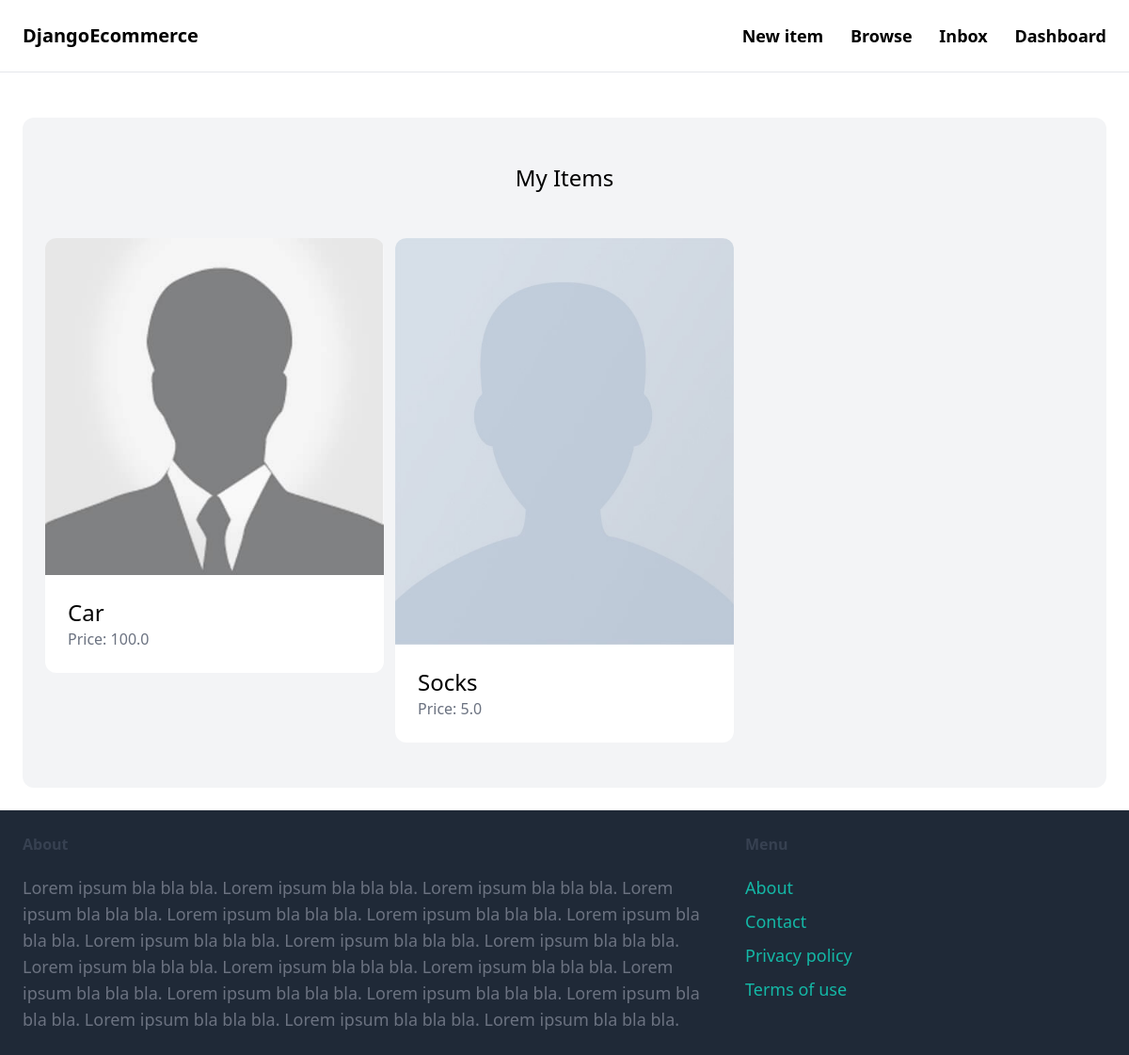
Page /dashboard/ (signed in) on the earlier database version.
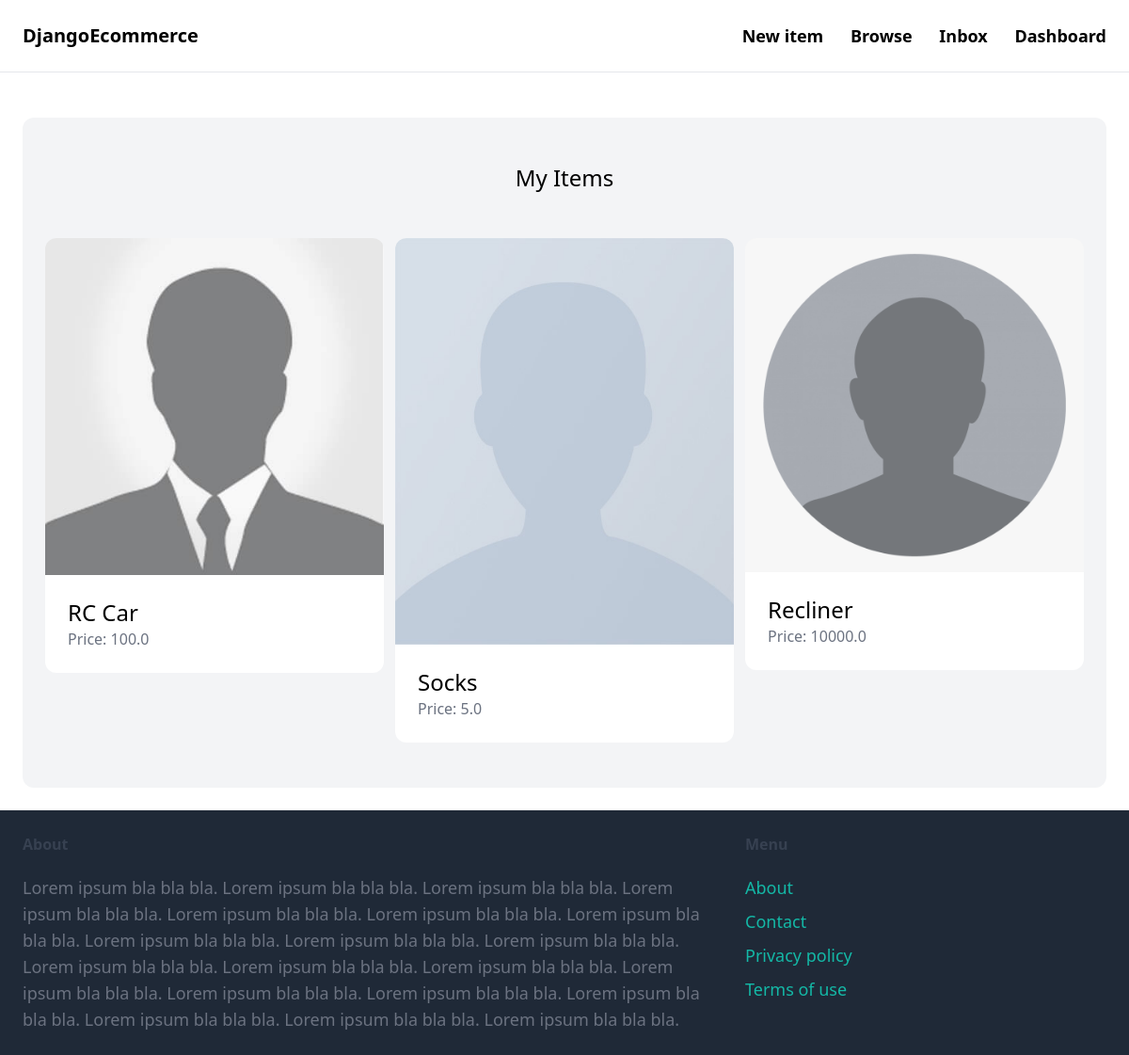
Same page on the later database version.
### item/models.py (models this page shows, shortened)
class Item(models.Model):
    category = models.ForeignKey(Category, related_name='items', on_delete=models.CASCADE)
    name = models.CharField(max_length=255)
    description = models.TextField(blank=True, null=True)
    price = models.FloatField()
    image = models.ImageField(upload_to='item_images', blank=True, null= True)
    is_sold = models.BooleanField(default= False)
    created_by = models.ForeignKey(User, related_name='items', on_delete=models.CASCADE)
    created_at = models.DateTimeField(auto_now_add=True)

### dashboard/views.py (the view)
# urls.py: path('', views.index, name="index"),
@login_required
def index(request):
    items = Item.objects.filter(created_by=request.user)
    return render(request, 'dashboard/index.html', {
        'items': items,
    })

### dashboard/templates/dashboard/index.html (shortened to what this page needs)
{% extends 'core/base.html' %}
{%block content%}
<div class="mt-6 px-6 py-12 bg-gray-100 rounded-xl">
    <h2 class="mb-12 text-2xl text-center">
        My Items
    </h2>
    <div class="grid grid-cols-3 gap-3">
        {% for item in items  %}
            <div>
                <a href="{% url 'item:detail' item.id %}">
                    <div>
                        <img src="{{ item.image.url }}" class="rounded-t-xl">
                    </div>
                    <div class="p-6 bg-white rounded-b-xl">
                        <h2 class="text-2xl">{{ item.name }}</h2>
                        <p class="text-gray-500"> Price: {{ item.price }}</p>
                    </div>
                </a>
            </div>
        {% endfor %}
    </div>
</div>
{% endblock %}

Differences in the rows shown:
changed Item: name "Car" → "RC Car"
added Item: image (placeholder picture), name "Recliner", price "10000.0"
